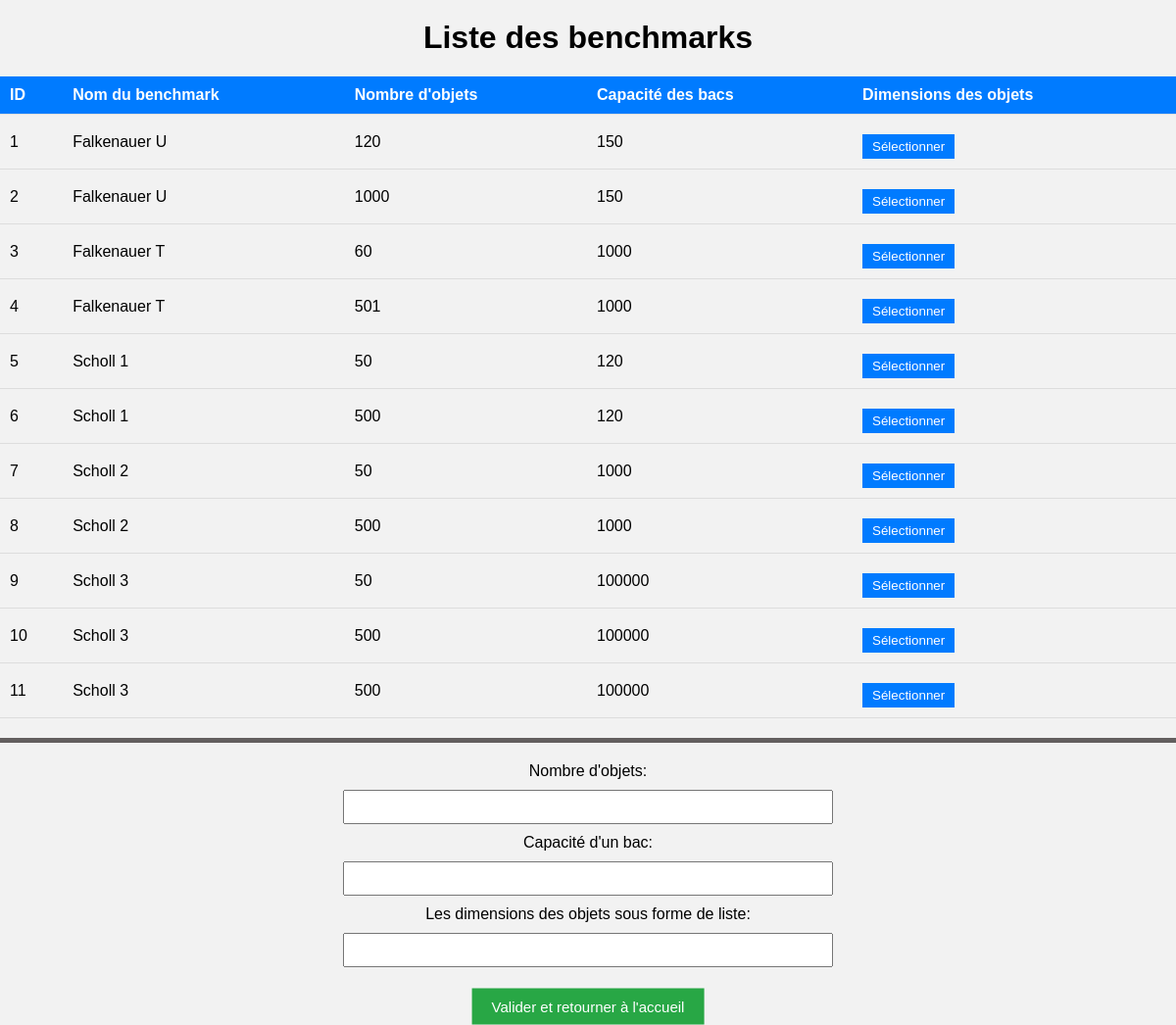
Screenshot of /ouvrir-base-de-donnees with the database file from the repository.
### tables this page shows
CREATE TABLE benchmarks (
        ID INTEGER PRIMARY KEY AUTOINCREMENT,
        nom TEXT,
        nombre_objets INTEGER,
        capacite_bins INTEGER,
        taille_objets TEXT
    );

### app/app.py (the view)
@app.route('/ouvrir-base-de-donnees')
def ouvrir_base_route():
    conn = ouvrir_base_de_donnees()  # Appel de la fonction qui ouvre la base de données
    if conn:
        try:
            cursor = conn.cursor()
            cursor.execute("SELECT * FROM benchmarks")
            data = cursor.fetchall()
            conn.close()
            print("Données extraites de la base de données :", data)
            return render_template('afficher_benchmarks.html', benchmarks=data)
        except Exception as e:
            return f"Erreur lors de la récupération des données : {e}"
    else:
        return "Erreur lors de l'ouverture de la base de données."

### app/app.py (called while the page is built)
def ouvrir_base_de_donnees():
    try:
        conn = sqlite3.connect(db_path)
        print("Base de données ouverte avec succès !")
        return conn
    except sqlite3.Error as e:
        print(f"Erreur lors de l'ouverture de la base de données : {e}")
        return None

### app/templates/afficher_benchmarks.html (shortened to what this page needs)
<!DOCTYPE html>
<html lang="en">
<head>
    <link rel="stylesheet" href="{{ url_for('static', filename='bdd.css') }}">
</head>
<body>
    <h1>Liste des benchmarks</h1>
    <table>
        <thead>
            <tr>
                <th>ID </th>
                <th>Nom du benchmark </th>
                <th>Nombre d'objets</th>
                <th>Capacité des bacs</th>
                <th>Dimensions des objets</th>
            </tr>
        </thead>
        <tbody>
            {% for benchmark in benchmarks %}
            <tr>
                <td>{{ benchmark[0] }}</td>
                <td>{{ benchmark[1] }}</td>
                <td>{{ benchmark[2] }}</td>
                <td>{{ benchmark[3] }}</td>
                <td>
                    <button class="select-btn" data-nombre-objets="{{ benchmark[2] }}"
                        data-capacite-bin="{{ benchmark[3] }}"
                        data-dimensions-objets="{{ benchmark[4] }}">Sélectionner</button>
                </td>
            </tr>
            {% endfor %}
        </tbody>
    </table>
    <form id="user-input-form" action="/valider" method="GET">
        <label for="nombre-objets">Nombre d'objets:</label>
        <input type="text" id="nombre-objets" name="nombre-objets" value="{{ nombre_objets }}">
        <label for="capacite-bin"> Capacité d'un bac:</label>
        <input type="text" id="capacite-bin" name="capacite-bin" value="{{ capacite_bin }}">
        <label for="dimensions-objets">Les dimensions des objets sous forme de liste:</label>
        <input type="text" id="dimensions-objets" name="dimensions-objets" value="{{ dimensions_objets }}">
    </form>
    <button id="accueil-btn" onclick="redirigerVersIndex()">Valider et retourner à l'accueil</button>
</body>
</html>

### app/static/bdd.css (style rules this page uses)
body { font-family: Arial, sans-serif; margin: 0; padding: 0; background-color: #f2f2f2; }
h1 { text-align: center; margin-top: 20px; }
table { width: 100%; border-collapse: collapse; margin-top: 20px; }
thead { background-color: #007bff; color: white; }
th, td { padding: 10px; text-align: left; border-bottom: 1px solid #ddd; }
.select-btn { background-color: #007bff; color: white; border: none; padding: 5px 10px; cursor: pointer; }
form { margin-top: 20px; text-align: center; }
label { display: block; margin-bottom: 5px; }
input[type="text"] { width: 100%; padding: 8px; margin-top: 5px; margin-bottom: 15px; box-sizing: border-box; }
button { background-color: #28a745; color: white; border: none; padding: 10px 20px; cursor: pointer; margin-top: 10px; }
#accueil-btn { margin-top: 30px; position: absolute; left: 50%; transform: translate(-50%, -50%); font-size: 15px; }
input[type="text"] { width: 500px; padding: 8px; margin: 10px auto; display: block; text-align: center; }
#user-input-form { border-top: 5px solid #635f5f; padding-top: 20px; }

### rows the page displays
benchmarks: ID "1", nom "Falkenauer U", nombre_objets "120", capacite_bins "150"
benchmarks: ID "2", nom "Falkenauer U", nombre_objets "1000", capacite_bins "150"
benchmarks: ID "3", nom "Falkenauer T", nombre_objets "60", capacite_bins "1000"
benchmarks: ID "4", nom "Falkenauer T", nombre_objets "501", capacite_bins "1000"
benchmarks: ID "5", nom "Scholl 1", nombre_objets "50", capacite_bins "120"
benchmarks: ID "6", nom "Scholl 1", nombre_objets "500", capacite_bins "120"
benchmarks: ID "7", nom "Scholl 2", nombre_objets "50", capacite_bins "1000"
benchmarks: ID "8", nom "Scholl 2", nombre_objets "500", capacite_bins "1000"
benchmarks: ID "9", nom "Scholl 3", nombre_objets "50", capacite_bins "100000"
benchmarks: ID "10", nom "Scholl 3", nombre_objets "500", capacite_bins "100000"
benchmarks: ID "11", nom "Scholl 3", nombre_objets "500", capacite_bins "100000"
